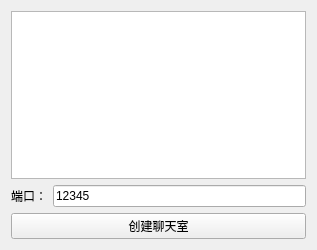
<?xml version="1.0" encoding="UTF-8"?>
<ui version="4.0">
 <class>TcpServerWidget</class>
 <widget class="QWidget" name="TcpServerWidget">
  <property name="geometry">
   <rect>
    <x>0</x>
    <y>0</y>
    <width>317</width>
    <height>250</height>
   </rect>
  </property>
  <property name="windowTitle">
   <string>TcpServerWidget</string>
  </property>
  <layout class="QHBoxLayout" name="horizontalLayout">
   <item>
    <layout class="QGridLayout" name="gridLayout">
     <item row="0" column="0" colspan="2">
      <widget class="QListWidget" name="listWidget"/>
     </item>
     <item row="1" column="0">
      <widget class="QLabel" name="label">
       <property name="text">
        <string>端口：</string>
       </property>
      </widget>
     </item>
     <item row="1" column="1">
      <widget class="QLineEdit" name="lineEdit_Port">
       <property name="text">
        <string>12345</string>
       </property>
      </widget>
     </item>
     <item row="2" column="0" colspan="2">
      <widget class="QPushButton" name="pushButton_Create">
       <property name="text">
        <string>创建聊天室</string>
       </property>
      </widget>
     </item>
    </layout>
   </item>
  </layout>
 </widget>
 <layoutdefault spacing="6" margin="11"/>
 <resources/>
 <connections/>
</ui>
